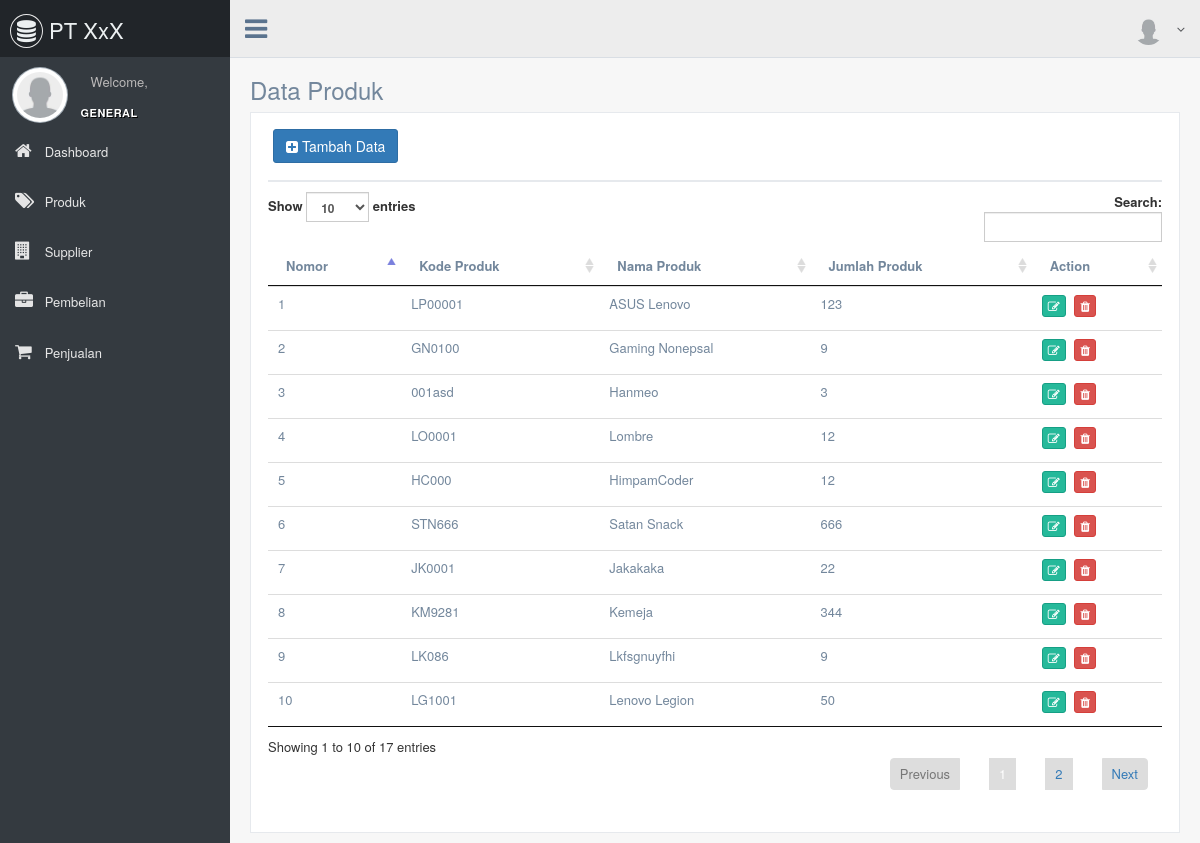
/produk, run on an earlier commit of the app's database.
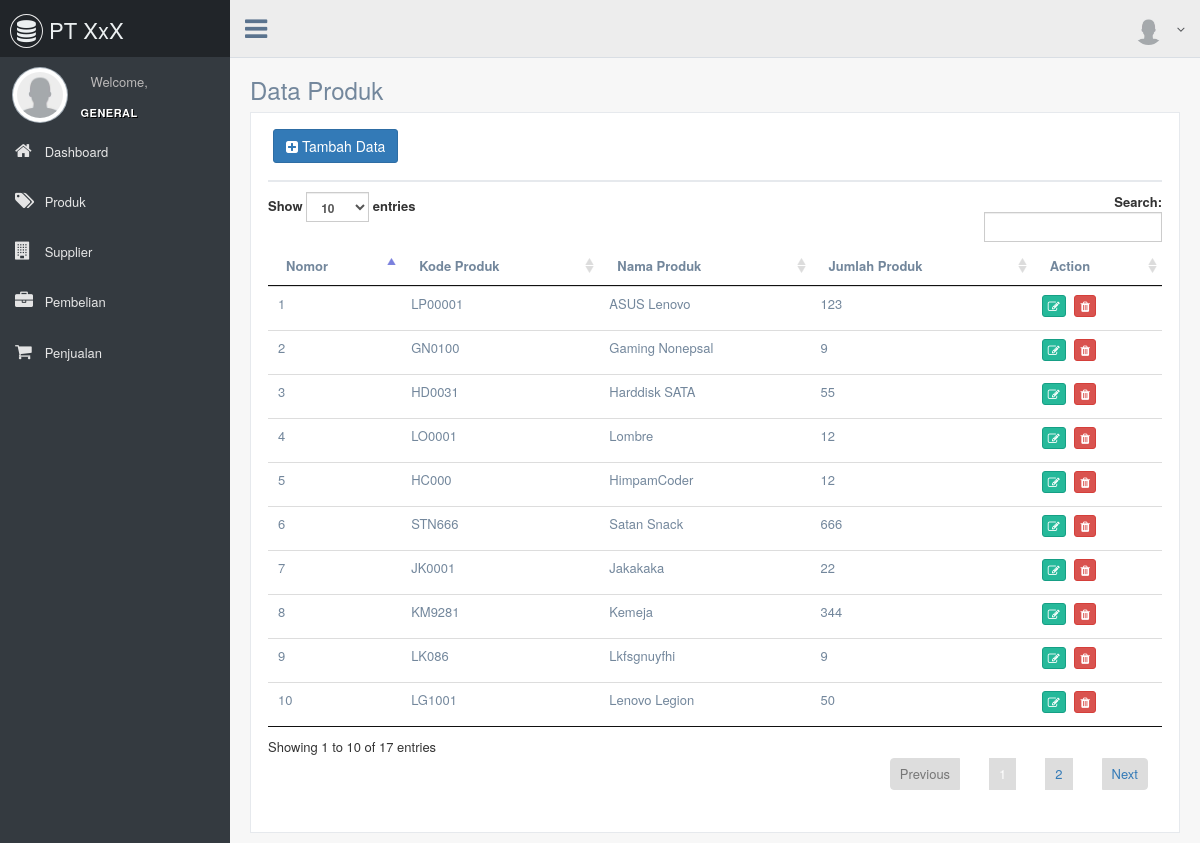
And on a later commit of the database.
### tables this page shows
CREATE TABLE `produk` (
  `id_produk` int(11) NOT NULL,
  `kode_produk` varchar(7) NOT NULL,
  `nama_produk` varchar(25) NOT NULL,
  `qty_produk` int(11) NOT NULL
);

### application/core/MY_Loader.php (called while the page is built, shortened)
<?php (defined('BASEPATH')) OR exit('No direct script access allowed');
class MY_Loader extends MX_Loader {
public function view($view, $vars = array(), $return = FALSE)
{
list($path, $_view) = Modules::find($view, $this->_module, 'views/');
if($path != FALSE)
{
$view = $_view;
}
return $this->_ci_load(array('_ci_view' => $view, '_ci_vars' => ((method_exists($this,'_ci_object_to_array')) ?
$this->_ci_object_to_array($vars) : $this->_ci_prepare_view_vars($vars)), '_ci_return' => $return));
}
}

### application/modules/produk/controllers/Produk.php (called while the page is built, shortened)
<?php
class Produk extends CI_Controller {
    public function __construct() {
        $this->load->model('Mproduk');
    }
    function index(){
        $data['title'] = 'Data Produk';
        $data['content'] = 'v_produk';
        $data['datatables'] = $this->Mproduk->produk();
        $this->load->view('template',$data);
    }
}

### index.php (called while the page is built, shortened)
<?php
require_once BASEPATH.'core/CodeIgniter.php';

### application/modules/produk/models/Mproduk.php (called while the page is built, shortened)
<?php
class Mproduk extends CI_Model {
    function produk(){
        return $this->db->get('produk');
    }
}

### application/modules/produk/views/v_produk.php (the view, shortened to what this page needs)
<div class="x_panel">
    <div class="x_title">
    <h2><button type="button" class="add btn btn-primary"><i class="fa fa-plus-square"></i> Tambah Data </button></h2>
<div class="clearfix"></div>
</div>
<table class="table table-hover table-responsive" id="datatables">
<thead>
    <tr>
        <th>Nomor</th>
        <th>Kode Produk</th>
        <th>Nama Produk</th>
        <th>Jumlah Produk</th>
        <th>Action</th>
    </tr>
</thead>
<tbody>
    <?php $no=1;
    foreach($datatables->result() as $row){
        echo "<tr>";
        echo "<td>".$no."</td>";
        echo "<td>".$row->kode_produk."</td>";
        echo "<td>".$row->nama_produk."</td>";
        echo "<td>".$row->qty_produk."</td>";
        echo "<td>
            <button type='button' class='btn btn-success btn-xs' onclick=edit('".$row->id_produk."') ><i class='fa fa-edit'></i></button>
            <button type='button' class='btn btn-danger btn-xs' onclick=del('".$row->id_produk."') ><i class='fa fa-trash'></i></button>
            </td>";
        echo "</tr>";
    $no++;} ?>
</tbody>
</table>
</div>

What changed in the data, as far as the page shows it:
changed produk: kode_produk "001asd" → "HD0031"; nama_produk "Hanmeo" → "Harddisk SATA"; qty_produk "3" → "55"
